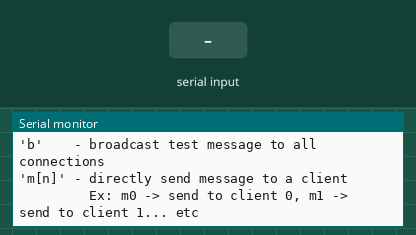
A sketch run on a simulated ESP32. On the bench: the last lines printed to the serial monitor. The test bench sets the inputs (shaded band).

Above: at 1.2 s.
1.3 s: "90,45\n" received over Serial
At 1.9 s:
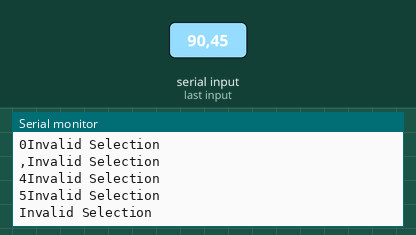
2.8 s: "h90\n" received over Serial
At 3.5 s:
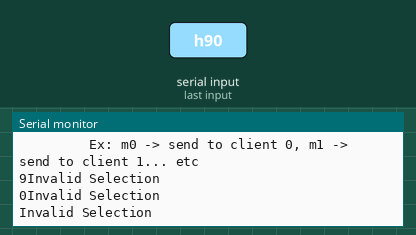
4.3 s: "p90\n" received over Serial
5.8 s: "b90\n" received over Serial
7.3 s: "m90\n" received over Serial
At 8.5 s:
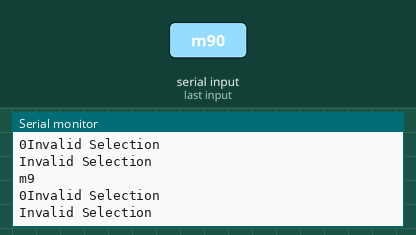
8.8 s: "m,45\n" received over Serial
At 10.0 s:
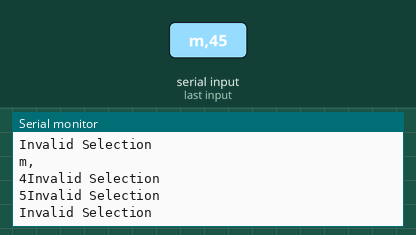
Timing chart, 0 to 11.3 s (numbered marks = the images above; inputs shaded):
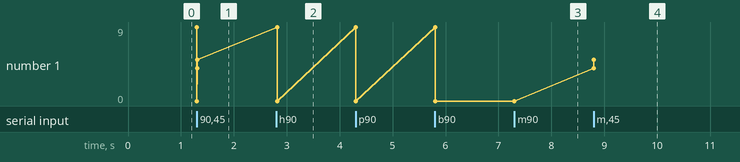

The sketch:

lune_server.ino
```cpp
#include <WiFi.h>

// Application helper functions
void display_help(void);
int first_free_client(void);
void print_clients(void);
void send_message_to_clients(void);
int get_total_clients(void);
void send_message_to_client(int client_number);
void send_broadcast_to_clients(void);


// Application Functions
void task_check_disconnected_clients(void);
void task_check_for_new_clients(void);
void task_check_user_input(void);

// Application Data
#define MAX_CLIENTS 10
#define MAX_RESPONSE_LENGTH 50
#define FOR_EACH_CLIENT for(int i = 0; i < MAX_CLIENTS; ++i)

const char* ssid = "Lune Controller";
const char* password = "password";

WiFiServer server(80, MAX_CLIENTS);

WiFiClient *clients[MAX_CLIENTS] = { NULL };
char client_responses[MAX_CLIENTS][MAX_RESPONSE_LENGTH] = {0};

void setup()
{
  Serial.begin(115200);
  Serial.println("\n");
  Serial.print("Creating: "); Serial.println(ssid);

  WiFi.disconnect(true);
  WiFi.mode(WIFI_AP);
  WiFi.softAP(ssid, password);
  Serial.print("WiFi Created AP IP: "); Serial.println(WiFi.softAPIP());

  server.begin();
  Serial.println("Server started");
  display_help();
}

void loop()
{
  task_check_disconnected_clients();
  task_check_for_new_clients();
  task_check_user_input();
}

//Task Definitions
void task_check_disconnected_clients(void)
{
  if (WiFi.softAPgetStationNum() < get_total_clients())
  {
    Serial.println("A Client has disconnected");
    FOR_EACH_CLIENT
    {
      if (clients[i] != NULL && !clients[i]->connected())
      {
        Serial.print("Client "); Serial.print(i); Serial.println(" Disconnected");
        clients[i]->flush();
        clients[i]->stop();
        delete clients[i];
        clients[i] = NULL;
      }
    }
  }
}

void task_check_for_new_clients(void)
{
  WiFiClient newClient = server.available();
  if (newClient)
  {
    bool known = false;
    IPAddress new_ip = newClient.remoteIP();
    FOR_EACH_CLIENT
    {
      if ((clients[i] != NULL) && (clients[i]->remoteIP() == new_ip))
      {
        Serial.print("This IP is already known by the server: ");
        Serial.println(new_ip);
        known = true;
      }
    }

    if (!known)
    {
      int first_free_client_index = first_free_client();
      if (first_free_client_index != -1)
      {
        clients[first_free_client_index] = new WiFiClient(newClient);
        Serial.println("Client Added");
        Serial.print("IP: "); Serial.println(clients[first_free_client_index]->remoteIP());
      }
      else
      {
        Serial.println("Max Number of Clients filled");
      }
    }
  }
}

void task_check_user_input(void)
{
  if(Serial.available())
  {
    char user_in = Serial.read();
    Serial.print(user_in);
    if (user_in == 'h')
    {
      display_help();
    }
    else if (user_in == 'p')
    {
      Serial.println("");
      print_clients();
    }
    else if (user_in == 'b')
    {
      Serial.println("");
      send_broadcast_to_clients();
    }
    else if (user_in == 'm')
    {
      if(Serial.available() > 1)
      {
        char client_to_send = Serial.read();
        Serial.println(client_to_send);
        if(client_to_send >= '0' || client_to_send <= '9')
          send_message_to_client( client_to_send - '0' );
        else
          Serial.println("Invalid client to send");
      }
      else
      {
        Serial.println("Usage: m[n] -> n [0:9]");
      }
    }
    else
    {
      Serial.println("Invalid Selection");
    }
    Serial.println("");
    Serial.flush();
  }
}

// Helper function Definitions

void display_help(void)
{
  Serial.println("Help: ");
  Serial.println("'h'    - help menu");
  Serial.println("'p'    - display current connections");
  Serial.println("'b'    - broadcast test message to all connections");
  Serial.println("'m[n]' - directly send message to a client");
  Serial.println("         Ex: m0 -> send to client 0, m1 -> send to client 1... etc");
}

int first_free_client(void)
{
    FOR_EACH_CLIENT
    {
        if(clients[i] == NULL || !clients[i]->connected()) return i;
    }
    return -1;
}

void print_clients(void)
{
  Serial.println("Clients: ");
  FOR_EACH_CLIENT
  {
    if(clients[i] != NULL)
    {
      Serial.print("\tClient "); Serial.print(i); Serial.println(": ");
      Serial.print("\tIP: "); Serial.println(clients[i]->remoteIP());
      Serial.print("\tConnected "); Serial.println(clients[i]->connected());
    }
  }
  Serial.println("\n");
}

int get_total_clients(void)
{
  int total_clients = 0;
  FOR_EACH_CLIENT
  {
    if (clients[i] != NULL)
      total_clients++;
  }
  return total_clients;
}

void send_message_to_client(int client_number)
{
  if(client_number >=0 || client_number <= 9)
  {
    if (clients[client_number] != NULL && clients[client_number]->connected())
    {
      Serial.println("\tSending: 'test message' to ");
      Serial.print("\tClient ");Serial.print(client_number);Serial.print(" IP: ");
      Serial.println(clients[client_number]->remoteIP());

      String check = clients[client_number]->readStringUntil('\n');
      Serial.println(check);

      clients[client_number]->print("test message\n");
      clients[client_number]->flush();
    }
  }
  else
  {
    Serial.println("Invalid Client");
  }
  Serial.println("");
}

void send_broadcast_to_clients(void)
{
  Serial.println("Broadcast Test: ");
  FOR_EACH_CLIENT
    send_message_to_client(i);
}
```

Measured:
- after the input at 1.3 s, the serial monitor: prints a new line at once (image 1)
- after the input at 2.8 s, the serial monitor: prints a new line at once (image 2)
- after the input at 7.3 s, the serial monitor: prints a new line at once (image 3)
- after the input at 8.8 s, the serial monitor: prints a new line at once (image 4)
- plotted number 1: 0 → 5 after the input at 8.8 s
